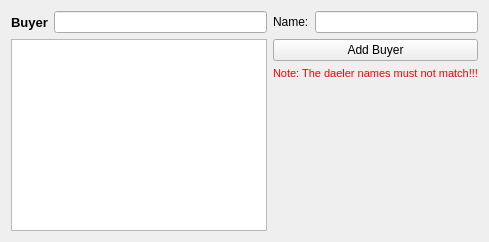
      <widget class="QWidget" name="dealers_tab">
       <attribute name="icon">
        <iconset resource="resource.qrc">
         <normaloff>:/images/img/dealers_icon.jpg</normaloff>:/images/img/dealers_icon.jpg</iconset>
       </attribute>
       <attribute name="title">
        <string/>
       </attribute>
       <attribute name="toolTip">
        <string>&lt;html&gt;&lt;head/&gt;&lt;body&gt;&lt;p&gt;&lt;img src=&quot;:/images/img/dealers_icon.jpg&quot;/&gt;&lt;/p&gt;&lt;p&gt;&lt;span style=&quot; font-size:12pt; font-weight:600; color:#404244;&quot;&gt;Details of the dealers.&lt;br/&gt;The names and debts of dealers&lt;/span&gt;&lt;/p&gt;&lt;/body&gt;&lt;/html&gt;</string>
       </attribute>
       <layout class="QGridLayout" name="gridLayout_6">
        <item row="0" column="0">
         <layout class="QHBoxLayout" name="horizontalLayout">
          <item>
           <layout class="QVBoxLayout" name="verticalLayout_8">
            <item>
             <layout class="QFormLayout" name="formLayout">
              <item row="0" column="0">
               <widget class="QLabel" name="label">
                <property name="font">
                 <font>
                  <pointsize>10</pointsize>
                  <weight>75</weight>
                  <bold>true</bold>
                 </font>
                </property>
                <property name="styleSheet">
                 <string notr="true">color: rgb(3, 3, 3);</string>
                </property>
                <property name="text">
                 <string>Buyer</string>
                </property>
               </widget>
              </item>
              <item row="0" column="1">
               <widget class="QLineEdit" name="dealersearch_edit"/>
              </item>
             </layout>
            </item>
            <item>
             <widget class="QTableView" name="dealers_tableview">
              <property name="font">
               <font>
                <pointsize>12</pointsize>
                <weight>75</weight>
                <bold>true</bold>
               </font>
              </property>
              <property name="autoFillBackground">
               <bool>false</bool>
              </property>
              <property name="editTriggers">
               <set>QAbstractItemView::NoEditTriggers</set>
              </property>
              <property name="tabKeyNavigation">
               <bool>false</bool>
              </property>
              <property name="dragEnabled">
               <bool>true</bool>
              </property>
              <property name="alternatingRowColors">
               <bool>true</bool>
              </property>
              <property name="selectionMode">
               <enum>QAbstractItemView::SingleSelection</enum>
              </property>
              <property name="selectionBehavior">
               <enum>QAbstractItemView::SelectRows</enum>
              </property>
              <property name="showGrid">
               <bool>true</bool>
              </property>
              <property name="sortingEnabled">
               <bool>true</bool>
              </property>
              <attribute name="horizontalHeaderDefaultSectionSize">
               <number>250</number>
              </attribute>
              <attribute name="horizontalHeaderStretchLastSection">
               <bool>true</bool>
              </attribute>
             </widget>
            </item>
           </layout>
          </item>
          <item>
           <layout class="QVBoxLayout" name="verticalLayout_7">
            <item>
             <layout class="QVBoxLayout" name="verticalLayout_6">
              <item>
               <layout class="QFormLayout" name="formLayout_4">
                <item row="0" column="0">
                 <layout class="QVBoxLayout" name="verticalLayout_4">
                  <item>
                   <widget class="QLabel" name="label_4">
                    <property name="text">
                     <string>Name:</string>
                    </property>
                   </widget>
                  </item>
                 </layout>
                </item>
                <item row="0" column="1">
                 <layout class="QVBoxLayout" name="verticalLayout_5">
                  <item>
                   <widget class="QLineEdit" name="newdealername_edit"/>
                  </item>
                 </layout>
                </item>
               </layout>
              </item>
              <item>
               <widget class="QPushButton" name="adddealer_button">
                <property name="text">
                 <string>Add Buyer</string>
                </property>
                <property name="default">
                 <bool>false</bool>
                </property>
               </widget>
              </item>
             </layout>
            </item>
            <item>
             <widget class="QLabel" name="label_9">
              <property name="font">
               <font>
                <pointsize>8</pointsize>
               </font>
              </property>
              <property name="styleSheet">
               <string notr="true">color: rgb(255, 0, 0);</string>
              </property>
              <property name="text">
               <string>Note: The daeler names must not match!!!</string>
              </property>
             </widget>
            </item>
            <item>
             <spacer name="verticalSpacer_2">
              <property name="orientation">
               <enum>Qt::Vertical</enum>
              </property>
              <property name="sizeHint" stdset="0">
               <size>
                <width>20</width>
                <height>40</height>
               </size>
              </property>
             </spacer>
            </item>
           </layout>
          </item>
         </layout>
        </item>
       </layout>
      </widget>
